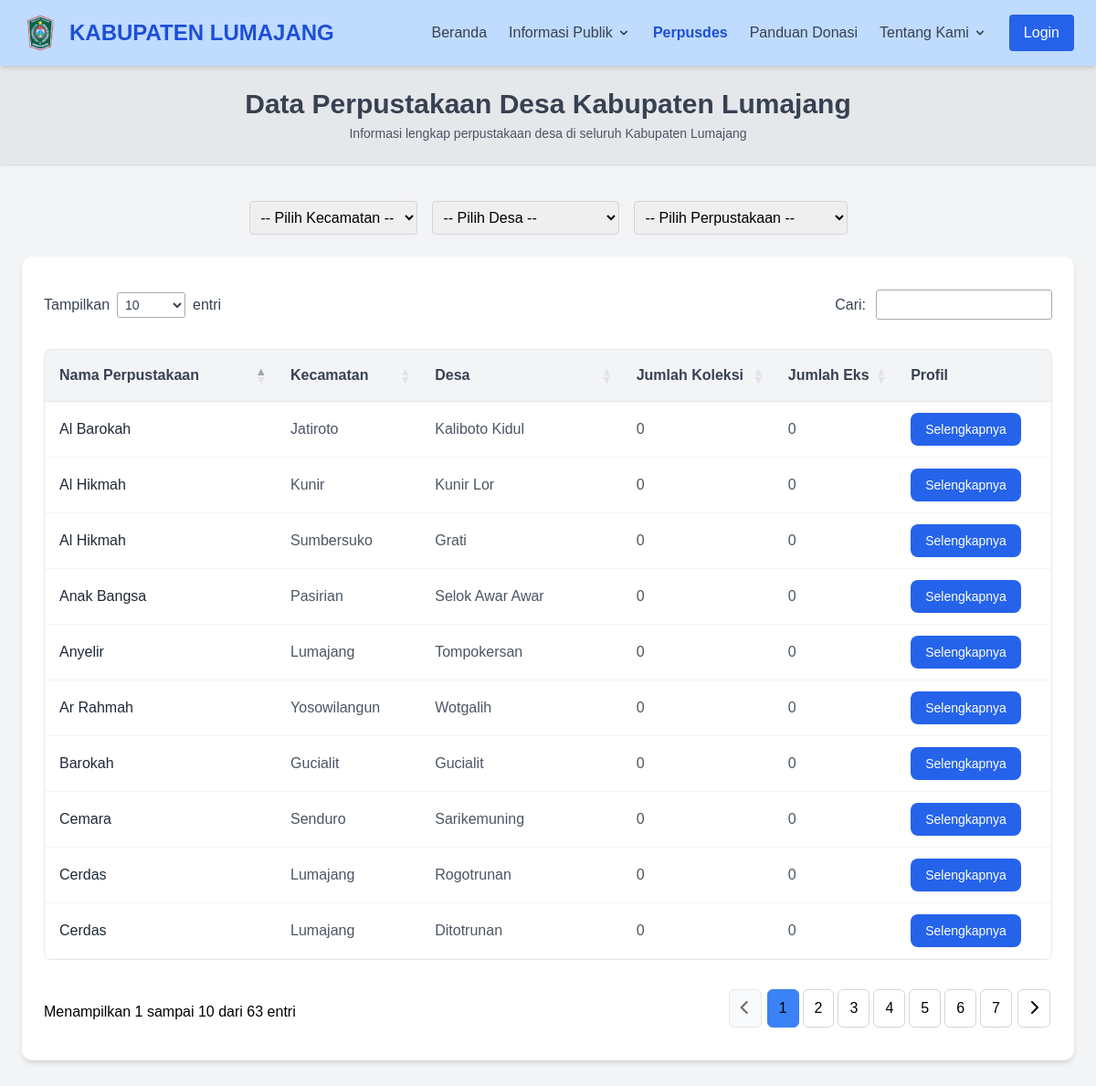
The app's page /perpusdes with its own data.
### app/models.py (models this page shows)
class PerpusDesa(db.Model):
    id = db.Column(db.Integer, primary_key=True)
    nama = db.Column(db.String(100), nullable=False)
    kecamatan = db.Column(db.String(100), nullable=False)
    desa = db.Column(db.String(100), nullable=False)
    created_at = db.Column(db.DateTime, default=get_wib_datetime)
    updated_at = db.Column(db.DateTime, default=get_wib_datetime, onupdate=get_wib_datetime)

### app/controllers/public_routes.py (the view)
@bp.route('/perpusdes')
def perpusdes():
    perpusdess_query = db.session.query(
        PerpusDesa.id,
        PerpusDesa.nama,
        PerpusDesa.kecamatan,
        PerpusDesa.desa.label('desa_nama'),
        func.coalesce(DetailPerpus.jumlah_koleksi, 0).label('jumlah_koleksi'),
        func.coalesce(DetailPerpus.jumlah_eksemplar, 0).label('jumlah_eks')
    ).outerjoin(DetailPerpus, PerpusDesa.id == DetailPerpus.perpus_id) \
     .order_by(PerpusDesa.nama) \
     .all()
    perpusdess = [dict(r._asdict()) for r in perpusdess_query]
    return render_template('pengguna/perpusdes.html',
                          perpusdess=perpusdess)

### app/controllers/public_routes.py (called while the page is built)
@bp.context_processor
def inject_session_manager():
    return {'SessionManager': SessionManager}

### app/utils/session_manager.py (called while the page is built)
    @staticmethod
    def get_session_key(role):
        if role == 'user':
            return SessionManager.USER_SESSION_KEY
        elif role == 'admin':
            return SessionManager.ADMIN_SESSION_KEY
        elif role == 'superadmin':
            return SessionManager.SUPERADMIN_SESSION_KEY
        return None

    @staticmethod
    def get_user_session(role='user'):
        session_key = SessionManager.get_session_key(role)
        if session_key and session_key in session:
            return session[session_key]
        return None

    @staticmethod
    def is_logged_in(role='user'):
        user_session = SessionManager.get_user_session(role)
        return user_session is not None and user_session.get('role') == role

    @staticmethod
    def get_specific_user_data(key, role='user'):
        user_session = SessionManager.get_user_session(role)
        return user_session.get(key) if user_session else None

### app/templates/Pengguna/perpusdes.html (shortened to what this page needs)
{% extends "pengguna/base_public.html" %}
{% from "pengguna/content_wrapper.html" import content_container, grid_container, card, page_header %}
{% block extra_head %}
<link rel="stylesheet" type="text/css" href="https://cdn.datatables.net/1.13.7/css/jquery.dataTables.min.css">
<link rel="stylesheet" type="text/css" href="https://cdn.datatables.net/responsive/2.5.0/css/responsive.dataTables.min.css">
{% endblock %}
{% block content %}
{{ page_header("Data Perpustakaan Desa Kabupaten Lumajang", "Informasi lengkap perpustakaan desa di seluruh Kabupaten Lumajang") }}
{% call content_container("7xl", "px-4 sm:px-6 py-10") %}
    <div class="flex flex-col sm:flex-row sm:items-center justify-center sm:space-x-4 mb-6">
        <select id="filter-kecamatan" class="p-2 border border-gray-300 rounded mb-2 sm:mb-0">
            <option value="">-- Pilih Kecamatan --</option>
        </select>
        <select id="filter-desa" class="p-2 border border-gray-300 rounded mb-2 sm:mb-0">
            <option value="">-- Pilih Desa --</option>
        </select>
        <select id="filter-perpustakaan" class="p-2 border border-gray-300 rounded">
            <option value="">-- Pilih Perpustakaan --</option>
        </select>
    </div>
    {% if perpusdess|default([]) %}
        <div class="bg-white rounded-xl shadow-md p-6">
            <div class="overflow-x-auto">
                <table id="perpusTable" class="min-w-full bg-white">
                    <thead>
                        <tr>
                            <th class="text-left">Nama Perpustakaan</th>
                            <th class="text-left">Kecamatan</th>
                            <th class="text-left">Desa</th>
                            <th class="text-left">Jumlah Koleksi</th>
                            <th class="text-left">Jumlah Eks</th>
                            <th class="text-left">Profil</th>
                        </tr>
                    </thead>
                    <tbody>
                        {% for perpusdes in perpusdess %}
                        <tr>
                            <td class="font-medium text-gray-800">{{ perpusdes.nama }}</td>
                            <td class="text-gray-600">{{ perpusdes.kecamatan if perpusdes.kecamatan else '-' }}</td>
                            <td class="text-gray-600">{{ perpusdes.desa_nama }}</td>
                            <td class="text-gray-600">{{ perpusdes.jumlah_koleksi }}</td>
                            <td class="text-gray-600">{{ perpusdes.jumlah_eks }}</td>
                            <td>
                                <button onclick="checkPerpusDetail({{ perpusdes.id }}, '{{ perpusdes.nama|replace("'", "\\'") }}', '{{ perpusdes.kecamatan|replace("'", "\\'") if perpusdes.kecamatan else '' }}')"
                                        class="bg-blue-600 text-white px-4 py-2 rounded-lg hover:bg-blue-700 transition-colors duration-200 font-medium text-sm">
                                    Selengkapnya
                                </button>
                            </td>
                        </tr>
                        {% endfor %}
                    </tbody>
                </table>
            </div>
        </div>
    {% endif %}
{% endcall %}
{% endblock %}

### app/static/style.css (style rules this page uses)
body { font-family: Arial, sans-serif; }

### app/templates/Pengguna/perpusdes.html (style rules this page uses)
#perpusTable { border-collapse: separate; border-spacing: 0; border: 1px solid #e5e7eb; border-radius: 0.5rem; overflow: hidden; }
#perpusTable thead th { background: #f3f4f6; color: #374151; font-weight: 600; padding: 1rem; border-bottom: 1px solid #e5e7eb; position: relative; }
#perpusTable thead th.sorting:before, #perpusTable thead th.sorting:after, #perpusTable thead th.sorting_asc:before, #perpusTable thead th.sorting_asc:after, #perpusTable thead th.sorting_desc:before, #perpusTable thead th.sorting_desc:after { color: #6b7280; }
#perpusTable tbody td { padding: 0.75rem 1rem; border-bottom: 1px solid #f3f4f6; }

### records on screen
PerpusDesa: nama "Al Barokah", kecamatan "Jatiroto", desa_nama "Kaliboto Kidul", jumlah_koleksi "0", jumlah_eks "0"
PerpusDesa: nama "Al Hikmah", kecamatan "Kunir", desa_nama "Kunir Lor", jumlah_koleksi "0", jumlah_eks "0"
PerpusDesa: nama "Al Hikmah", kecamatan "Sumbersuko", desa_nama "Grati", jumlah_koleksi "0", jumlah_eks "0"
PerpusDesa: nama "Anak Bangsa", kecamatan "Pasirian", desa_nama "Selok Awar Awar", jumlah_koleksi "0", jumlah_eks "0"
PerpusDesa: nama "Anyelir", kecamatan "Lumajang", desa_nama "Tompokersan", jumlah_koleksi "0", jumlah_eks "0"
PerpusDesa: nama "Ar Rahmah", kecamatan "Yosowilangun", desa_nama "Wotgalih", jumlah_koleksi "0", jumlah_eks "0"
PerpusDesa: nama "Barokah", kecamatan "Gucialit", desa_nama "Gucialit", jumlah_koleksi "0", jumlah_eks "0"
PerpusDesa: nama "Cemara", kecamatan "Senduro", desa_nama "Sarikemuning", jumlah_koleksi "0", jumlah_eks "0"
PerpusDesa: nama "Cerdas", kecamatan "Lumajang", desa_nama "Rogotrunan", jumlah_koleksi "0", jumlah_eks "0"
PerpusDesa: nama "Cerdas", kecamatan "Lumajang", desa_nama "Ditotrunan", jumlah_koleksi "0", jumlah_eks "0"

### other values on screen
{{ title }} "Data Perpustakaan Desa Kabupaten Lumajang"
{{ subtitle }} "Informasi lengkap perpustakaan desa di seluruh Kabupaten Lumajang"
